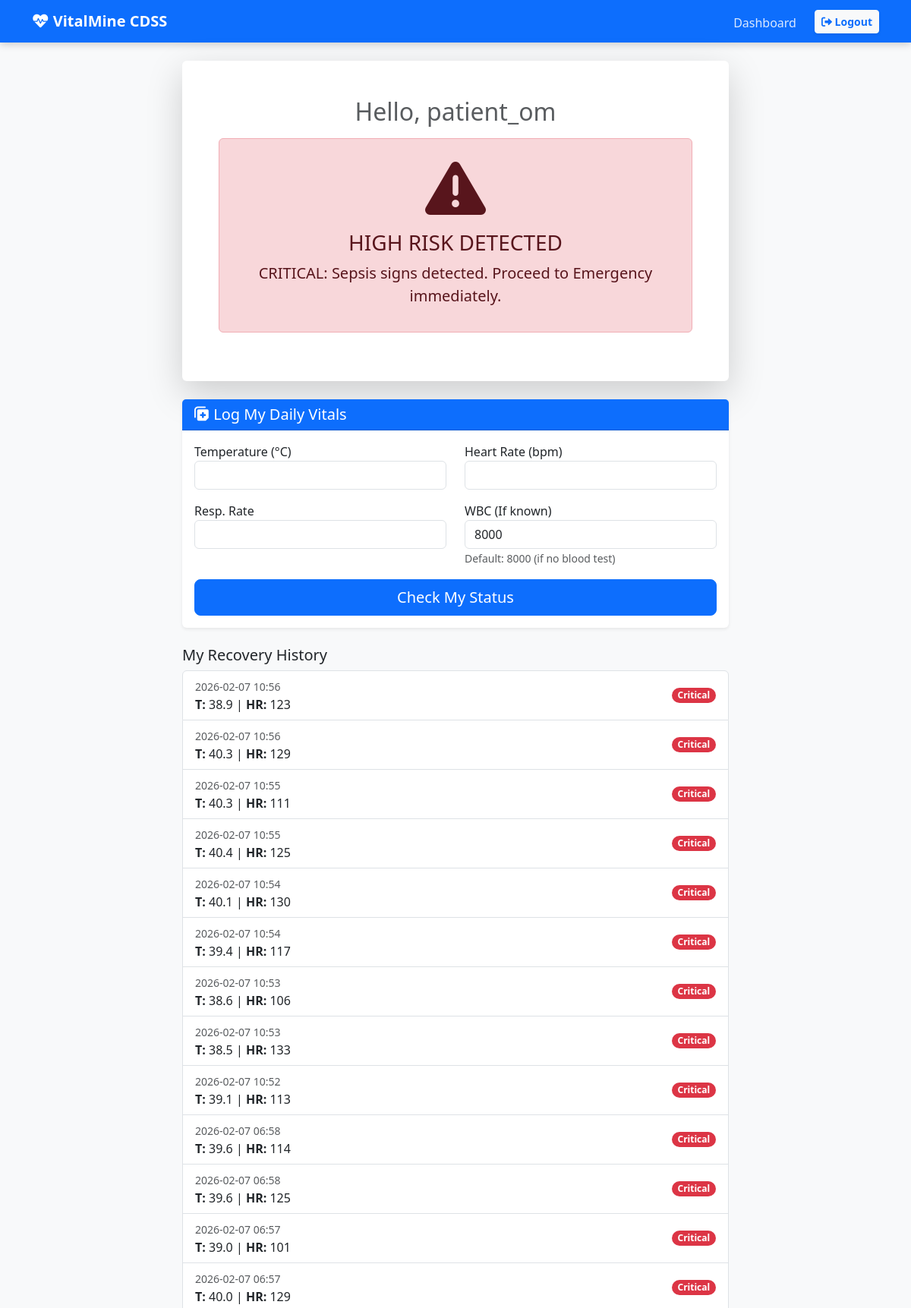
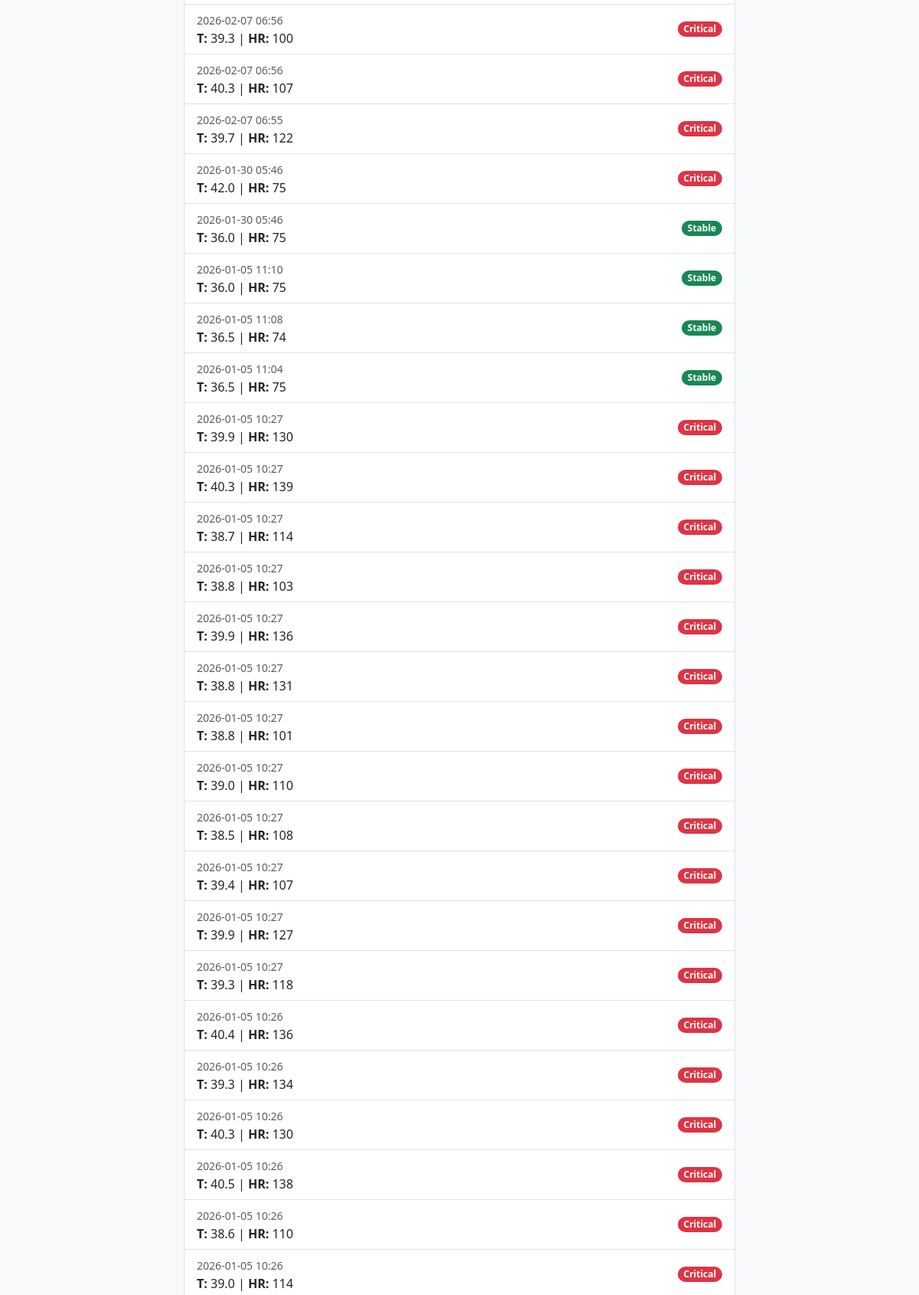
The page /patient_dashboard (signed in, upper part) on the database its author committed (2 pictures, top to bottom).
### models.py (models this page shows)
class User(UserMixin, db.Model):
    id = db.Column(db.Integer, primary_key=True)
    username = db.Column(db.String(100), unique=True, nullable=False)
    password = db.Column(db.String(100), nullable=False)
    role = db.Column(db.String(20), nullable=False, default="patient")
    entries = db.relationship("Entry", backref="author", lazy=True)

class Entry(db.Model):
    id = db.Column(db.Integer, primary_key=True)
    user_id = db.Column(db.Integer, db.ForeignKey("user.id"), nullable=True)
    name = db.Column(db.String(100), nullable=False)
    temp = db.Column(db.Float, nullable=False)
    hr = db.Column(db.Integer, nullable=False)
    rr = db.Column(db.Integer, nullable=False)
    wbc = db.Column(db.Float, nullable=False)
    status = db.Column(db.String(20), nullable=False)
    advice = db.Column(db.String(200), nullable=True)
    timestamp = db.Column(db.DateTime, default=datetime.utcnow)

### app.py (the view)
@app.route("/patient_dashboard")
@login_required
def patient_dashboard():
    if current_user.role != "patient":
        return redirect(url_for("home"))
    my_entries = (
        Entry.query.filter_by(user_id=current_user.id)
        .order_by(Entry.timestamp.desc())
        .all()
    )
    current_status = my_entries[0].status if my_entries else "Unknown"
    latest_advice = my_entries[0].advice if my_entries else "No data logged yet."
    return render_template(
        "patient_home.html",
        entries=my_entries,
        status=current_status,
        advice=latest_advice,
    )

### app.py (called while the page is built)
@login_manager.user_loader
def load_user(user_id):
    return db.session.get(User, int(user_id))

### templates/patient_home.html (shortened to what this page needs)
{% extends "base.html" %} {% block content %}
<div class="container mt-4">
  <div class="row mb-4">
    <div class="col-md-8 mx-auto">
      <div class="card shadow-lg border-0">
        <div class="card-body text-center p-5">
          <h2 class="text-muted">Hello, {{ current_user.username }}</h2>
          {% if status == 'High' %}
          <div class="alert alert-danger mt-3">
            <h1 class="display-1">
              <i class="fa-solid fa-triangle-exclamation"></i>
            </h1>
            <h3>HIGH RISK DETECTED</h3>
            <p class="lead">{{ advice }}</p>
          </div>
          {% else %}
          <div class="alert alert-secondary mt-3">
            <h3>No Data Logged Today</h3>
            <p>Please log your vitals below.</p>
          </div>
          {% endif %}
        </div>
      </div>
    </div>
  </div>
  <div class="row">
    <div class="col-md-8 mx-auto">
      <div class="card shadow-sm">
        <div class="card-header bg-primary text-white">
          <h5 class="mb-0">
            <i class="fa-solid fa-notes-medical"></i> Log My Daily Vitals
          </h5>
        </div>
        <div class="card-body">
          <form method="POST" action="/add_vitals">
            <div class="row">
              <div class="col-6 mb-3">
                <label>Temperature (°C)</label>
                <input
                  type="number"
                  step="0.1"
                  name="temperature"
                  class="form-control"
                  required
                />
              </div>
              <div class="col-6 mb-3">
                <label>Heart Rate (bpm)</label>
                <input
                  type="number"
                  name="heart_rate"
                  class="form-control"
                  required
                />
              </div>
            </div>
            <div class="row">
              <div class="col-6 mb-3">
                <label>Resp. Rate</label>
                <input
                  type="number"
                  name="resp_rate"
                  class="form-control"
                  required
                />
              </div>
              <div class="col-6 mb-3">
                <label>WBC (If known)</label>
                <input
                  type="number"
                  name="wbc_count"
                  class="form-control"
                  value="8000"
                  required
                />
                <small class="text-muted"
                  >Default: 8000 (if no blood test)</small
                >
              </div>
            </div>
            <button type="submit" class="btn btn-primary w-100 btn-lg">
              Check My Status
            </button>
          </form>
        </div>
      </div>
    </div>
  </div>
  <div class="row mt-4 mb-5">
    <div class="col-md-8 mx-auto">
      <h5>My Recovery History</h5>
      <div class="list-group">
        {% for entry in entries %}
        <div
          class="list-group-item d-flex justify-content-between align-items-center"
        >
          <div>
            <small class="text-muted"
              >{{ entry.timestamp.strftime('%Y-%m-%d %H:%M') }}</small
            ><br />
            <strong>T:</strong> {{ entry.temp }} | <strong>HR:</strong> {{
            entry.hr }}
          </div>
          {% if entry.status == 'High' %}
          <span class="badge bg-danger rounded-pill">Critical</span>
          {% elif entry.status == 'Warning' %}
          <span class="badge bg-warning text-dark rounded-pill"
            >Check Vitals</span
          >
          {% else %}
          <span class="badge bg-success rounded-pill">Stable</span>
          {% endif %}
        </div>
        {% endfor %}
      </div>
    </div>
  </div>
</div>
{% endblock %}

### templates/base.html (shortened to what this page needs)
<!DOCTYPE html>
<html lang="en">
  <head>
    <link
      href="https://cdn.jsdelivr.net/npm/bootstrap@5.3.0/dist/css/bootstrap.min.css"
      rel="stylesheet"
    />
    <link
      rel="stylesheet"
      href="https://cdnjs.cloudflare.com/ajax/libs/font-awesome/6.0.0/css/all.min.css"
    />
  </head>
  <body>
    <nav class="navbar navbar-expand-lg navbar-dark mb-4">
      <div class="container">
        <a class="navbar-brand fw-bold" href="/"
          ><i class="fa-solid fa-heart-pulse"></i> VitalMine CDSS</a
        >
        <div class="collapse navbar-collapse" id="navbarNav">
          <ul class="navbar-nav ms-auto align-items-center">
            <li class="nav-item">
              <a
                class="nav-link {{ 'active' if request.path == '/' else '' }}"
                href="/"
              >
                Dashboard
              </a>
            </li>
             {% if current_user.is_authenticated %}
            <li class="nav-item ms-3">
              <a
                class="btn btn-sm btn-light text-primary fw-bold shadow-sm"
                href="/logout"
              >
                <i class="fa-solid fa-sign-out-alt"></i> Logout
              </a>
            </li>
            {% endif %}
          </ul>
        </div>
      </div>
    </nav>
    <div class="container">{% block content %}{% endblock %}</div>
  </body>
</html>

### templates/base.html (style rules this page uses)
body { background-color: #f8f9fa; }
.navbar { background-color: #0d6efd; box-shadow: 0 2px 10px rgba(0, 0, 0, 0.2); }
.card { border: none; box-shadow: 0 4px 6px rgba(0, 0, 0, 0.1); }
.navbar-dark .navbar-nav .nav-link { color: rgba( 255, 255, 255, 0.85 ) !important; font-weight: 500; transition: all 0.3s ease; padding-bottom: 5px; }

### rows shown on the page
User: username "patient_om"
Entry: advice "CRITICAL: Sepsis signs detected. Proceed to Emergency immediately.", timestamp "2026-02-07 10:56", temp "38.9", hr "123", status "Critical"
Entry: timestamp "2026-02-07 10:56", temp "40.3", hr "129", status "Critical"
Entry: timestamp "2026-02-07 10:55", temp "40.3", hr "111", status "Critical"
Entry: timestamp "2026-02-07 10:55", temp "40.4", hr "125", status "Critical"
Entry: timestamp "2026-02-07 10:54", temp "40.1", hr "130", status "Critical"
Entry: timestamp "2026-02-07 10:54", temp "39.4", hr "117", status "Critical"
Entry: timestamp "2026-02-07 10:53", temp "38.6", hr "106", status "Critical"
Entry: timestamp "2026-02-07 10:53", temp "38.5", hr "133", status "Critical"
Entry: timestamp "2026-02-07 10:52", temp "39.1", hr "113", status "Critical"
Entry: timestamp "2026-02-07 06:58", temp "39.6", hr "114", status "Critical"
Entry: timestamp "2026-02-07 06:58", temp "39.6", hr "125", status "Critical"
Entry: timestamp "2026-02-07 06:57", temp "39.0", hr "101", status "Critical"
Entry: timestamp "2026-02-07 06:57", temp "40.0", hr "129", status "Critical"
Entry: timestamp "2026-02-07 06:56", temp "39.3", hr "100", status "Critical"
Entry: timestamp "2026-02-07 06:56", temp "40.3", hr "107", status "Critical"
Entry: timestamp "2026-02-07 06:55", temp "39.7", hr "122", status "Critical"
Entry: timestamp "2026-01-30 05:46", temp "42.0", hr "75", status "Critical"
Entry: timestamp "2026-01-30 05:46", temp "36.0", hr "75", status "Stable"
Entry: timestamp "2026-01-05 11:10", temp "36.0", hr "75", status "Stable"
Entry: timestamp "2026-01-05 11:08", temp "36.5", hr "74", status "Stable"
Entry: timestamp "2026-01-05 11:04", temp "36.5", hr "75", status "Stable"
Entry: timestamp "2026-01-05 10:27", temp "39.9", hr "130", status "Critical"
Entry: timestamp "2026-01-05 10:27", temp "40.3", hr "139", status "Critical"
Entry: timestamp "2026-01-05 10:27", temp "38.7", hr "114", status "Critical"
Entry: timestamp "2026-01-05 10:27", temp "38.8", hr "103", status "Critical"
Entry: timestamp "2026-01-05 10:27", temp "39.9", hr "136", status "Critical"
Entry: timestamp "2026-01-05 10:27", temp "38.8", hr "131", status "Critical"
Entry: timestamp "2026-01-05 10:27", temp "38.8", hr "101", status "Critical"
Entry: timestamp "2026-01-05 10:27", temp "39.0", hr "110", status "Critical"
Entry: timestamp "2026-01-05 10:27", temp "38.5", hr "108", status "Critical"
Entry: timestamp "2026-01-05 10:27", temp "39.4", hr "107", status "Critical"
Entry: timestamp "2026-01-05 10:27", temp "39.9", hr "127", status "Critical"
Entry: timestamp "2026-01-05 10:27", temp "39.3", hr "118", status "Critical"
Entry: timestamp "2026-01-05 10:26", temp "40.4", hr "136", status "Critical"
Entry: timestamp "2026-01-05 10:26", temp "39.3", hr "134", status "Critical"
Entry: timestamp "2026-01-05 10:26", temp "40.3", hr "130", status "Critical"
Entry: timestamp "2026-01-05 10:26", temp "40.5", hr "138", status "Critical"
Entry: timestamp "2026-01-05 10:26", temp "38.6", hr "110", status "Critical"
Entry: timestamp "2026-01-05 10:26", temp "39.0", hr "114", status "Critical"
